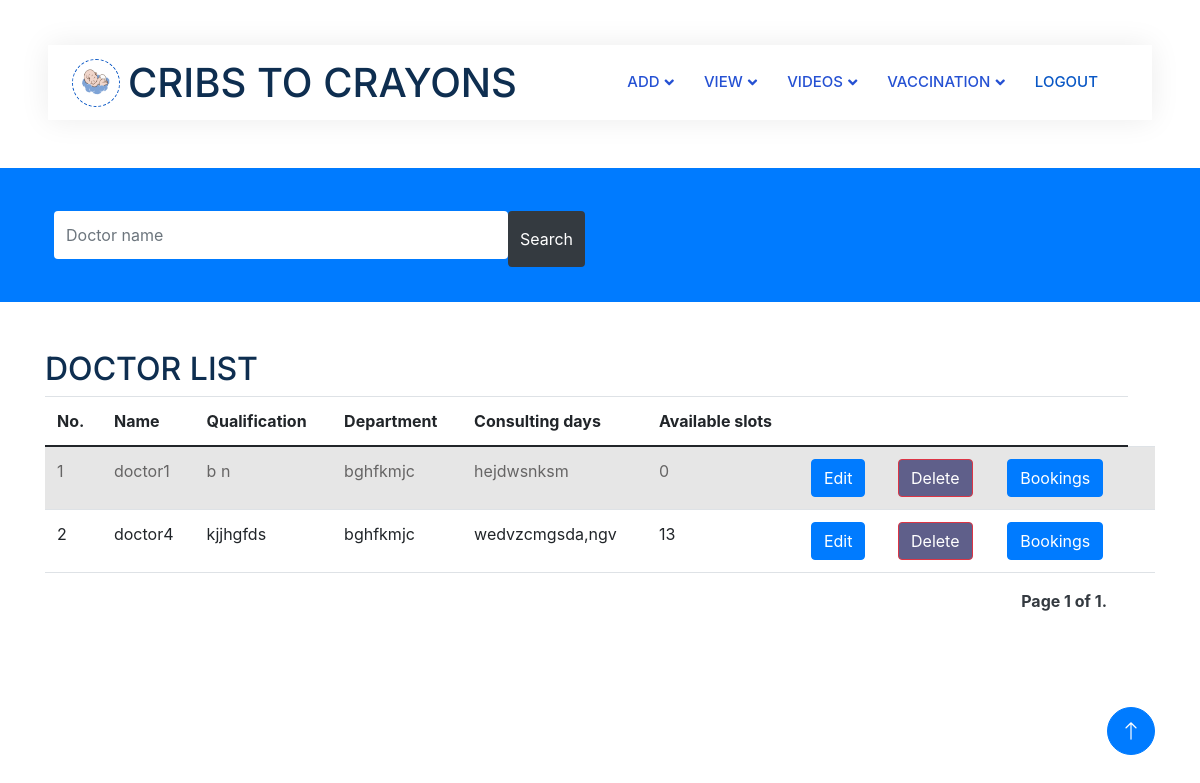
/viewdoctorlist (signed in), run on an earlier commit of the app's database.
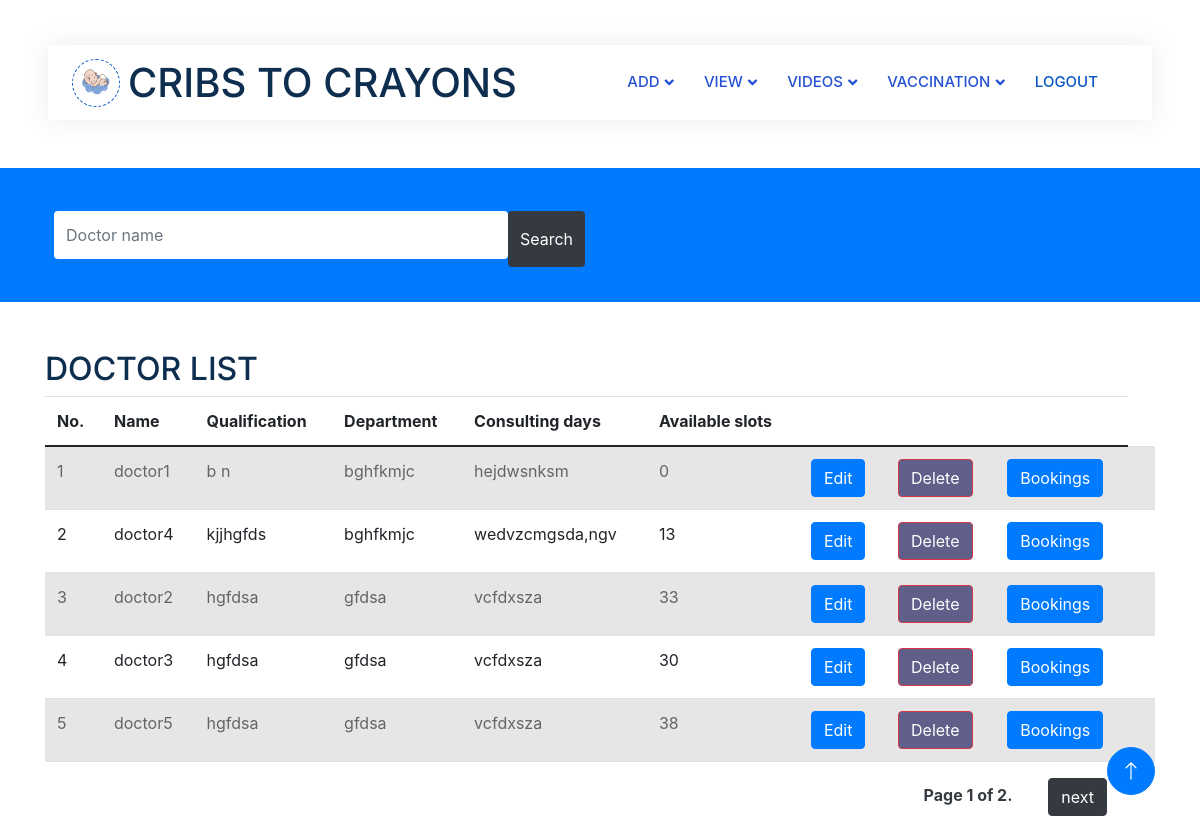
And on a later commit of the database.
### app1/models.py (models this page shows)
class Doctor(models.Model):
    hospital_id=models.ForeignKey(Hospital,on_delete=models.CASCADE)
    Doctor_name=models.CharField(max_length=20)
    qualification=models.CharField(max_length=50)
    department=models.CharField(max_length=20)
    consulting_days=models.CharField(max_length=30)
    slots=models.IntegerField()
    availability_status=models.CharField(max_length=10,default="AVAILABLE")

### app1/views.py (the view)
# urls.py: path('viewdoctorlist',views.view_doctor,name="viewdoctorlist"),
def view_doctor(request):
    log_id=LoginUser.objects.get(id=request.user.id)
    hospital=Hospital.objects.get(login_id=log_id)
    doctor=Doctor.objects.filter(hospital_id=hospital)
    items_per_page = 5
    paginator = Paginator(doctor, items_per_page)
    page = request.GET.get('page', 1)
    try:
        doctors = paginator.page(page)
    except PageNotAnInteger:
        doctors = paginator.page(1)
    except EmptyPage:
        doctors = paginator.page(paginator.num_pages)
    context={
        'doctor':doctors
    }
    return render(request,'Hospital/viewdoctordetails.html',context)

### template/Hospital/viewdoctordetails.html (shortened to what the changed rows need)
<!DOCTYPE html>
<html lang="en">
{% load static %}
<head>
    <link href="https://cdnjs.cloudflare.com/ajax/libs/font-awesome/5.10.0/css/all.min.css" rel="stylesheet">
    <link href="https://cdn.jsdelivr.net/npm/bootstrap-icons@1.4.1/font/bootstrap-icons.css" rel="stylesheet">
    <link href="{% static 'js/animate.min.css' %}" rel="stylesheet">
    <link href="{% static 'js/owl.carousel.min.css' %}" rel="stylesheet">
    <link href="{% static 'css/bootstrap.min.css' %}" rel="stylesheet">
    <link rel="stylesheet" href="https://stackpath.bootstrapcdn.com/bootstrap/4.5.2/css/bootstrap.min.css">
    <link href="{% static 'css/style.css' %}" rel="stylesheet">
</head>
<body>
    <div class="container-xxl bg-white p-0">
        <div class="container-fluid nav-bar bg-transparent">
            <nav class="navbar navbar-expand-lg bg-white navbar-light py-0 px-4">
                <a href="index.html" class="navbar-brand d-flex align-items-center text-center">
                    <h1 class="m-0 " >CRIBS TO CRAYONS</h1>
                </a>
            </nav>
        </div>
<br>
<br>
<div class="container">
    <h2>DOCTOR LIST</h2>
    <table class="table table-striped">
      <thead>
        <tr>
            <th>No.</th>
          <th>Name</th>
          <th>Qualification</th>
          <th>Department</th>
          <th>Consulting days</th>
          <th>Available slots</th>
          <th></th>
          <th></th>
          <th></th>
        </tr>
      </thead>
      <tbody>
        {% for i in doctor %}
        <tr>
          <td>{{ forloop.counter }}</td>
         <td>{{ i.Doctor_name }}</td>
         <td>{{ i.qualification }}</td>
         <td>{{ i.department }}</td>
         <td>{{ i.consulting_days }}</td>
         <td>{{ i.slots }}</td>
          <td>
            <a href="{% url 'editdoctordetails' id=i.id %}" class="btn btn-primary">Edit</a>
           </td>
           <td>
           <a href="{% url 'deletedoctor' id=i.id %}" class="btn btn-danger" style="background-color: rgb(95, 95, 138);">Delete</a>
          </td>
          <td><a href="{% url 'viewappoinment' id=i.id %}" class="btn btn-primary">Bookings</a></td>
          <td></td>
        </tr>
        {% endfor %}
      </tbody>
    </table>
  <div class="pagination mt-3 d-flex justify-content-end pe-5 mb-4  fw-bold text-white text-end ">
    <span class="step-links  ">
      <span class="current text-dark">
        Page {{ doctor.number }} of {{ doctor.paginator.num_pages }}.
      </span>
      {% if doctor.has_next %}WV
      <a href="?page={{ doctor.next_page_number }}" class="text-decoration-none text-white btn btn-dark ">next</a>
      {% endif %}
    </span>
  </div>
  </div>
</div>
</body>
</html>

What changed in the data, as far as the page shows it:
added Doctor: Doctor_name "doctor2", qualification "hgfdsa", department "gfdsa", consulting_days "vcfdxsza", slots "33"
added Doctor: Doctor_name "doctor3", qualification "hgfdsa", department "gfdsa", consulting_days "vcfdxsza", slots "30"
added Doctor: Doctor_name "doctor5", qualification "hgfdsa", department "gfdsa", consulting_days "vcfdxsza", slots "38"
Also different on the page:
{{ doctor.paginator.num_pages }}: "1" → "2"
text now shown: "next"
